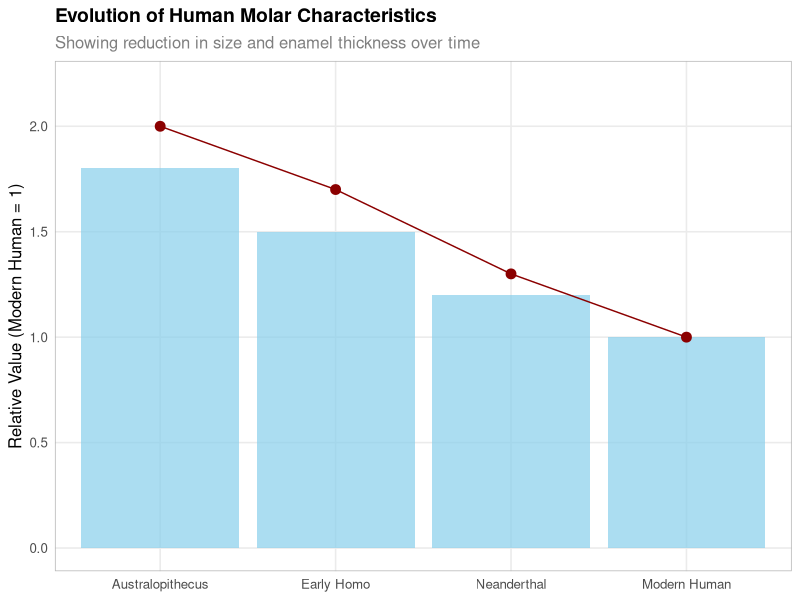
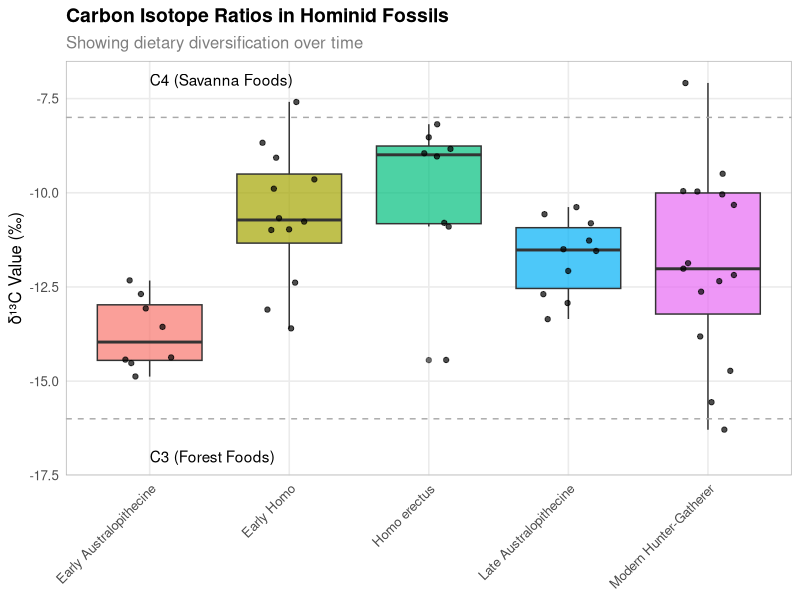
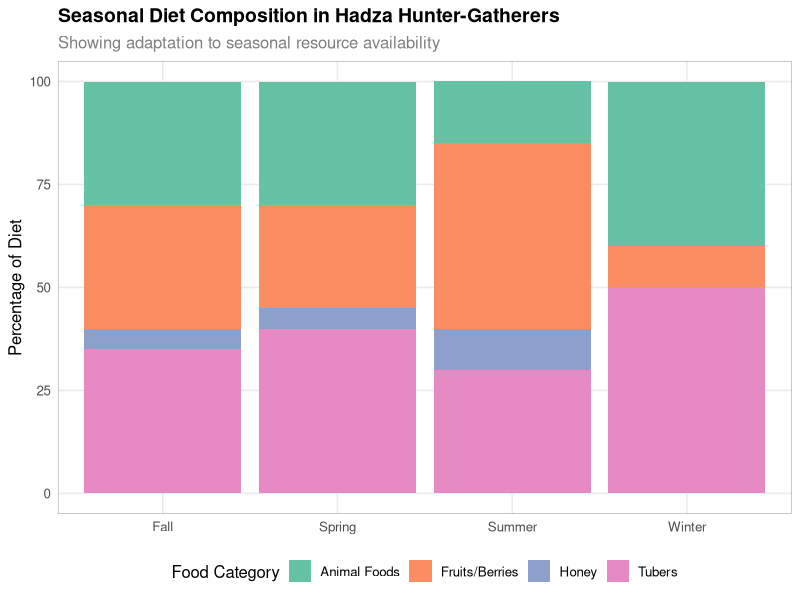
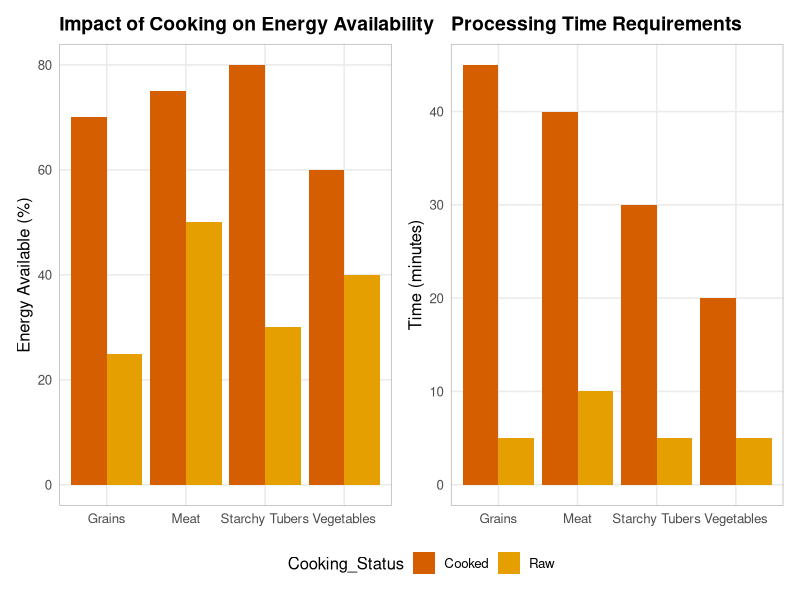
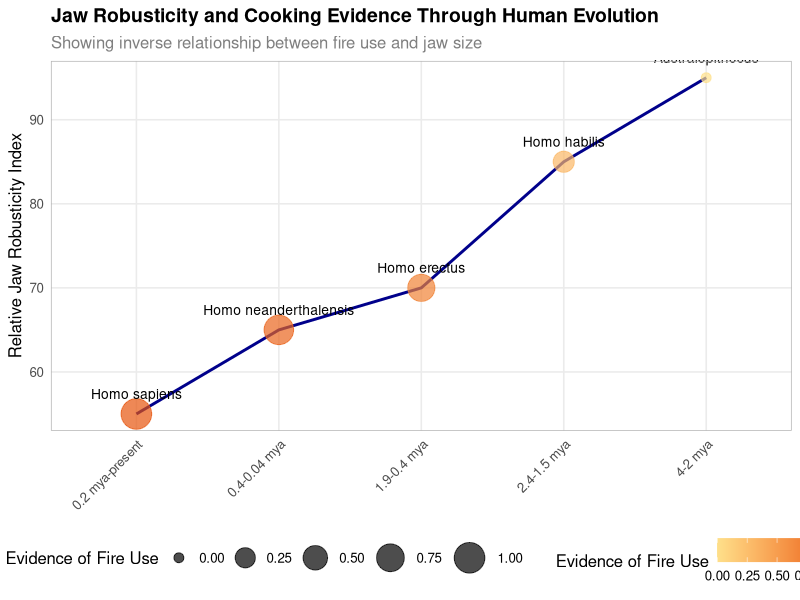

R code for these plots, in order:
## ---- chunk 1
# Load necessary packages for this chapter
library(tidyverse)
library(knitr)
library(ggpubr)
library(patchwork)
library(here)

# Set default options
knitr::opts_chunk$set(
  echo = FALSE,
  message = FALSE,
  warning = FALSE,
  fig.width = 7,
  fig.height = 5,
  dpi = 300,
  out.width = "100%"
)

# Set consistent theme for all visualizations
theme_set(theme_minimal(base_size = 12) +
  theme(
    panel.grid.minor = element_blank(),
    panel.border = element_rect(color = "grey70", fill = NA, size = 0.5),
    plot.title = element_text(face = "bold", size = 14),
    plot.subtitle = element_text(size = 12, color = "grey50")
  )
)
## ---- chunk 2
# Sample code to create evolutionary tooth comparison
# In actual use, you would import real data

# Create sample data for visualization
hominid_teeth <- tibble(
  Species = factor(c("Australopithecus", "Early Homo", "Neanderthal", "Modern Human"),
                  levels = c("Australopithecus", "Early Homo", "Neanderthal", "Modern Human")),
  Molar_Size = c(1.8, 1.5, 1.2, 1.0),  # Relative sizes
  Enamel_Thickness = c(2.0, 1.7, 1.3, 1.0),  # Relative thickness
  Complexity = c(2.0, 1.8, 1.3, 1.0)  # Relative complexity
)

# Create visualization
ggplot(hominid_teeth, aes(x = Species, y = Molar_Size)) +
  geom_bar(stat = "identity", fill = "skyblue", alpha = 0.7) +
  geom_point(aes(y = Enamel_Thickness), color = "darkred", size = 3) +
  geom_line(aes(y = Enamel_Thickness, group = 1), color = "darkred") +
  labs(
    title = "Evolution of Human Molar Characteristics",
    subtitle = "Showing reduction in size and enamel thickness over time",
    y = "Relative Value (Modern Human = 1)",
    x = NULL
  ) +
  scale_y_continuous(limits = c(0, 2.2))
## ---- chunk 3
# Sample visualization of isotope data
# In actual use, you would import real data

# Create sample isotope data
isotope_data <- tibble(
  Era = c(rep("Early Australopithecine", 8), 
          rep("Late Australopithecine", 10),
          rep("Early Homo", 12), 
          rep("Homo erectus", 8),
          rep("Modern Hunter-Gatherer", 15)),
  d13C = c(rnorm(8, -14, 1), 
           rnorm(10, -12, 1.5),
           rnorm(12, -11, 1.8), 
           rnorm(8, -10, 2),
           rnorm(15, -12, 3)),
  Diet_Type = case_when(
    d13C < -16 ~ "Pure C3 (Forest)",
    d13C > -8 ~ "Pure C4 (Savanna)",
    TRUE ~ "Mixed C3/C4"
  )
)

# Create visualization
ggplot(isotope_data, aes(x = Era, y = d13C, fill = Era)) +
  geom_boxplot(alpha = 0.7) +
  geom_jitter(width = 0.2, alpha = 0.7) +
  geom_hline(yintercept = c(-16, -8), linetype = "dashed", color = "darkgrey") +
  annotate("text", x = 1, y = -17, label = "C3 (Forest Foods)", hjust = 0) +
  annotate("text", x = 1, y = -7, label = "C4 (Savanna Foods)", hjust = 0) +
  labs(
    title = "Carbon Isotope Ratios in Hominid Fossils",
    subtitle = "Showing dietary diversification over time",
    y = "δ¹³C Value (‰)",
    x = NULL
  ) +
  theme(axis.text.x = element_text(angle = 45, hjust = 1),
        legend.position = "none")
## ---- chunk 4
# Sample data for hunter-gatherer seasonal diet composition
# In actual use, you would import real data

# Create sample seasonal data
seasons <- c("Spring", "Summer", "Fall", "Winter")
hadza_data <- tibble(
  Season = rep(seasons, each = 4),
  Food_Category = rep(c("Tubers", "Fruits/Berries", "Honey", "Animal Foods"), 4),
  Percentage = c(
    40, 25, 5, 30,  # Spring
    30, 45, 10, 15, # Summer
    35, 30, 5, 30,  # Fall
    50, 10, 0, 40   # Winter
  )
)

# Create visualization
ggplot(hadza_data, aes(x = Season, y = Percentage, fill = Food_Category)) +
  geom_bar(stat = "identity", position = "stack") +
  scale_fill_brewer(palette = "Set2") +
  labs(
    title = "Seasonal Diet Composition in Hadza Hunter-Gatherers",
    subtitle = "Showing adaptation to seasonal resource availability",
    y = "Percentage of Diet",
    x = NULL,
    fill = "Food Category"
  ) +
  theme(legend.position = "bottom")
## ---- chunk 5
# Sample data for cooking impact
# In actual use, you would import real data

cooking_impact <- tibble(
  Food_Type = rep(c("Starchy Tubers", "Meat", "Vegetables", "Grains"), each = 2),
  Cooking_Status = rep(c("Raw", "Cooked"), 4),
  Energy_Available = c(
    30, 80,  # Tubers raw vs cooked
    50, 75,  # Meat raw vs cooked
    40, 60,  # Vegetables raw vs cooked
    25, 70   # Grains raw vs cooked
  ),
  Prep_Time = c(
    5, 30,  # Tubers
    10, 40, # Meat
    5, 20,  # Vegetables
    5, 45   # Grains
  )
)

# Create visualization
cooking_plot <- ggplot(cooking_impact, aes(x = Food_Type, y = Energy_Available, 
                                fill = Cooking_Status, group = Cooking_Status)) +
  geom_bar(stat = "identity", position = "dodge") +
  scale_fill_manual(values = c("Raw" = "#E69F00", "Cooked" = "#D55E00")) +
  labs(
    title = "Impact of Cooking on Energy Availability",
    y = "Energy Available (%)",
    x = NULL
  )

time_plot <- ggplot(cooking_impact, aes(x = Food_Type, y = Prep_Time, 
                              fill = Cooking_Status, group = Cooking_Status)) +
  geom_bar(stat = "identity", position = "dodge") +
  scale_fill_manual(values = c("Raw" = "#E69F00", "Cooked" = "#D55E00")) +
  labs(
    title = "Processing Time Requirements",
    y = "Time (minutes)",
    x = NULL
  )

# Combine plots
cooking_plot + time_plot + plot_layout(guides = "collect") &
  theme(legend.position = "bottom")
## ---- chunk 6
# Sample data for jaw characteristics
# In actual use, you would import real data

jaw_data <- tibble(
  Species = c("Australopithecus", "Homo habilis", "Homo erectus", "Homo neanderthalensis", "Homo sapiens"),
  Era = c("4-2 mya", "2.4-1.5 mya", "1.9-0.4 mya", "0.4-0.04 mya", "0.2 mya-present"),
  Jaw_Size = c(95, 85, 70, 65, 55),
  Evidence_of_Fire = c("None", "Contested", "Some", "Abundant", "Universal"),
  Fire_Score = c(0, 0.3, 0.7, 0.9, 1.0)
)

# Create visualization
ggplot(jaw_data, aes(x = Era, y = Jaw_Size, group = 1)) +
  geom_line(size = 1, color = "darkblue") +
  geom_point(aes(size = Fire_Score, color = Fire_Score), alpha = 0.7) +
  scale_color_gradient(low = "#FEE08B", high = "#E6550D") +
  scale_size_continuous(range = c(3, 10)) +
  geom_text(aes(label = Species), vjust = -1.5, size = 3.5) +
  labs(
    title = "Jaw Robusticity and Cooking Evidence Through Human Evolution",
    subtitle = "Showing inverse relationship between fire use and jaw size",
    y = "Relative Jaw Robusticity Index",
    x = NULL,
    color = "Evidence of Fire Use",
    size = "Evidence of Fire Use"
  ) +
  theme(legend.position = "bottom",
        axis.text.x = element_text(angle = 45, hjust = 1))
## ---- chunk 7
# End of chapter code - could include data export or other processing
# not shown in the rendered document

# Example of saving a dataset for use in a later chapter
# save(hominid_teeth, file = here("data", "processed", "hominid_teeth.RData"))
